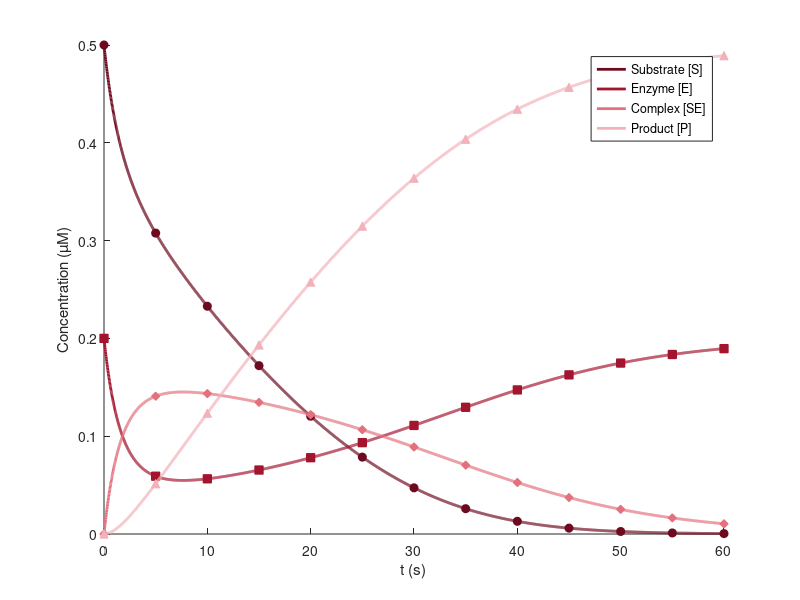

Recreate this plot in MATLAB.
% Fig. 4.13: Michaelis-Menten system with all four concentrations (book, Section 4.3, Eq. 4.12)
% k1 = 1, k2 = 1e-4, k3 = 0.1, [S]0 = 0.5 µM, [E]0 = 0.2 µM, [SE]0 = [P]0 = 0
% (c) 2026 Philipp Kügler · Program for the book "Dynamical Systems in the Life Sciences" · MIT License (see LICENSE)
k1 = 1; k2 = 1e-4; k3 = 0.1;               % rates in 1/(µM s) and 1/s
S0 = 0.5;                                   % µM
k50 = (k2 + k3) / k1;
% z = ([S], [E], [SE], [P]): substrate, enzyme, complex, product
mm = @(t, z) [-k1 * z(1) * z(2) + k2 * z(3); -k1 * z(1) * z(2) + (k2 + k3) * z(3); k1 * z(1) * z(2) - (k2 + k3) * z(3); k3 * z(3)];
opt = odeset('RelTol', 1e-10, 'AbsTol', 1e-13);
E0 = 0.2;
[t, z] = ode45(mm, linspace(0, 60, 3001), [S0; E0; 0; 0], opt);
if max(abs(z(:, 2) + z(:, 3) - E0)) < 1e-12, ok = 'yes'; else, ok = 'no'; end
fprintf('conservation [E] + [SE] = E0 up to rounding errors (< 1e-12): %s\n', ok);
for tt = [5 20 60]
    i = find(t >= tt - 1e-9, 1);
    fprintf('t = %2d s: [S] = %.4f, [E] = %.4f, [SE] = %.4f, [P] = %.4f\n', tt, z(i, :));
end
farben = [0.43 0.04 0.12; 0.64 0.08 0.18; 0.89 0.44 0.49; 0.95 0.70 0.73]; marker = 'osd^';
hold on
for j = 1:4
    plot(t, z(:, j), 'Color', farben(j, :), 'LineWidth', 2);
    plot(t(1:250:end), z(1:250:end, j), marker(j), 'Color', farben(j, :), 'MarkerFaceColor', farben(j, :), 'HandleVisibility', 'off');
end
hold off
xlabel('t (s)'); ylabel('Concentration (µM)'); legend('Substrate [S]', 'Enzyme [E]', 'Complex [SE]', 'Product [P]');
